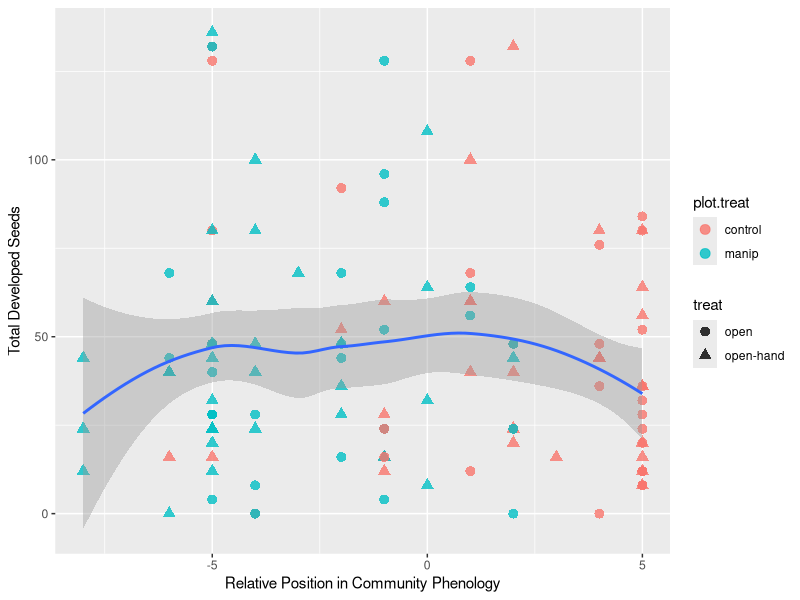
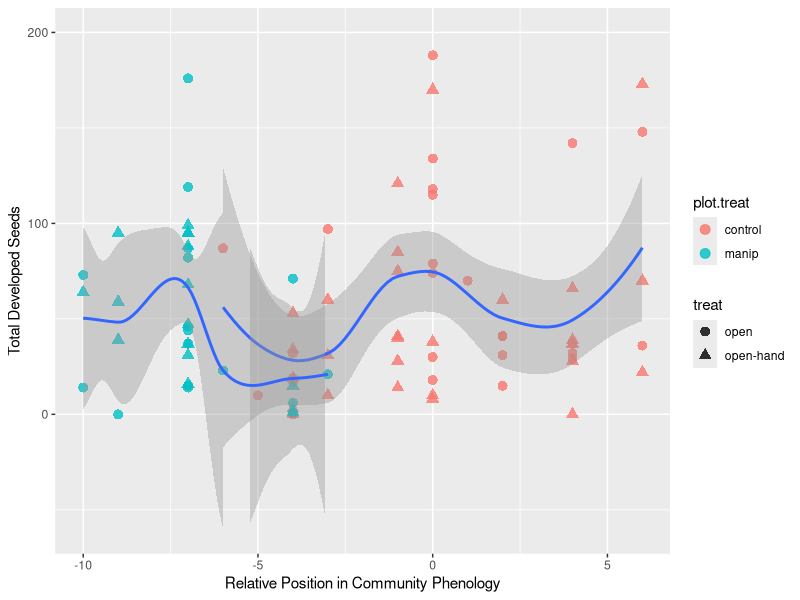
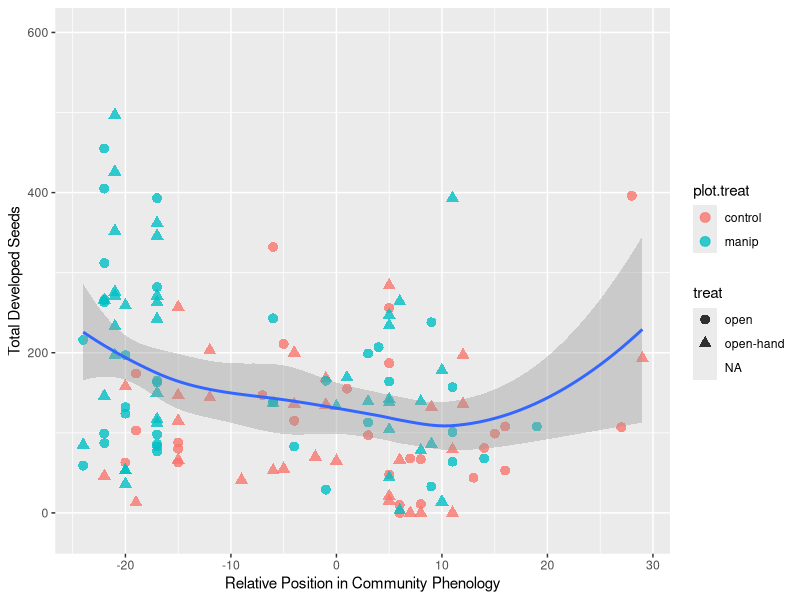

These charts were generated, in order, by the following R code:
## ---- chunk 1
knitr::opts_chunk$set(echo = TRUE)
## ---- chunk 2
suppressWarnings(suppressPackageStartupMessages(require(knitr)))
suppressWarnings(suppressPackageStartupMessages(require(tidyverse)))
suppressWarnings(suppressPackageStartupMessages(require(lme4)))
suppressWarnings(suppressPackageStartupMessages(require(ggplot2)))
## ---- chunk 3
mert = read.csv("Mertensia_final2.csv") # read in Mertensia data
## ---- chunk 4
delph = read.csv("Delphinium_final2.csv") # read in Delphinium data
## ---- chunk 5
pot = read.csv("Potentilla_final2.csv") # read in Potentilla data
## ---- chunk 6
Mert.glmer = glmer(total.seeds ~ relative.position + plot.treat + (1|site), family = poisson, data = mert, na.action = na.omit) # Mertensia mixed effects model from the lme4 package
summary(Mert.glmer) # summary of model output
## ---- chunk 7
ggplot(mert, aes(x=mert$relative.position, y=mert$total.seeds)) +
  labs(y="Total Developed Seeds",x="Relative Position in Community Phenology") +
  geom_point(aes(color=plot.treat,shape=treat),size=3, alpha = 0.8) +
  geom_smooth()
## ---- chunk 8
Delph.glmer = glmer(total.seeds ~ relative.position + plot.treat + (1|site), family = poisson, data = delph, na.action = na.omit) # Delphinium mixed effects model from the lme4 package
summary(Delph.glmer) # summary of model output
## ---- chunk 9
ggplot(delph, aes(x=delph$relative.position, y=delph$total.seeds, group=plot.treat)) +
  labs(y="Total Developed Seeds",x="Relative Position in Community Phenology") +
  geom_point(aes(color=plot.treat,shape=treat),size=3, alpha = 0.8) +
  geom_smooth() + ylim(-60,200)
## ---- chunk 10
Pot.glmer = glmer(total.seeds ~ relative.position + plot.treat + (1|site), family = poisson, data = pot, na.action = na.omit) # Potentilla mixed effects model from the lme4 package
summary(Pot.glmer) # summary of model output
## ---- chunk 11
ggplot(pot, aes(x=pot$relative.position, y=pot$total.seeds)) +
  labs(y="Total Developed Seeds",x="Relative Position in Community Phenology") +
  geom_point(aes(color=plot.treat,shape=treat),size=3, alpha = 0.8) +
  geom_smooth() + ylim(-20,600)
## ---- chunk 12
sessionInfo()
